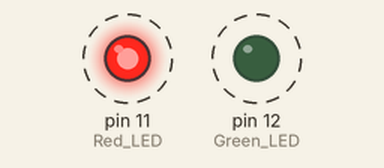
Simulated run of this sketch. Board: Arduino Uno, built with avr-gcc and run on an emulated ATmega328P. On the bench: output pins drawn as LEDs (lit = HIGH). Dashed ring = blinking.

Above: at 0.12 s.
Timing chart, 0 to 4.6 s (numbered marks = the images above):
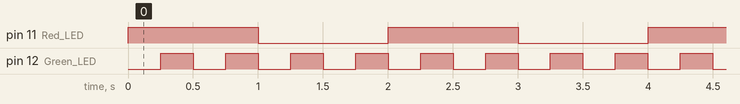

Measured:
- by itself, pin 11 (Red_LED): alternates HIGH for 1.0 s and LOW for 1.0 s
- by itself, pin 12 (Green_LED): alternates HIGH for 0.25 s and LOW for 0.25 s
- by itself, everything shown: repeats every 2.0 s, in 8 steps

The sketch:

Interrupt7-9W3.ino
```cpp
// //Interrupts Episode 7 การใช้งาน Hardware Interrupt แบบ Advanced (การเพิ่มขา Interrupt เพื่อใช้งาน)
// #define ledPin_4 4
// #define ledPin_5 5
// #define ledPin_7 7
// #define ledPin_9 9
// #define ledPin_10 10
// #define ledPin_13 13


// #define buttonPin_IRQ0 3 //แนะนำให้ใช้ขา2
// #define buttonPin_IRQ1 2 //แนะนำให้ใช้ขา3
// #define buttonPin_IRQ2 17
// #define buttonPin_IRQ4 6
// #define buttonPin_IRQ5 1
// #define buttonPin_IRQ6 0
// #define buttonPin_IRQ7 16
// #define buttonPin_IRQ9 8

// volatile bool state_4 = false;
// volatile bool state_5 = false;
// volatile bool state_7 = false;
// volatile bool state_9 = false;
// volatile bool state_10 = false;
// volatile bool state_13 = false;

// volatile int prev_time = 0;

// void setup() {
//   pinMode(ledPin_4, OUTPUT);
//   pinMode(ledPin_5, OUTPUT);
//   pinMode(ledPin_7, OUTPUT);
//   pinMode(ledPin_9, OUTPUT);
//   pinMode(ledPin_10, OUTPUT);
//   pinMode(ledPin_13, OUTPUT);

//   pinMode(buttonPin_IRQ0, INPUT);
//   pinMode(buttonPin_IRQ1, INPUT);
//   pinMode(buttonPin_IRQ2, INPUT);
//   pinMode(buttonPin_IRQ4, INPUT);
//   pinMode(buttonPin_IRQ5, INPUT);
//   pinMode(buttonPin_IRQ6, INPUT);
//   pinMode(buttonPin_IRQ7, INPUT);
//   pinMode(buttonPin_IRQ9, INPUT);

//   digitalWrite(ledPin_4, LOW);
//   digitalWrite(ledPin_5, LOW);
//   digitalWrite(ledPin_7, LOW);
//   digitalWrite(ledPin_9, LOW);
//   digitalWrite(ledPin_10, LOW);
//   digitalWrite(ledPin_13, LOW);

//   attachInterrupt(digitalPinToInterrupt(buttonPin_IRQ0), ISR_IRQ0, LOW);
//   attachInterrupt(digitalPinToInterrupt(buttonPin_IRQ1), ISR_IRQ1, LOW);
//   attachInterrupt(digitalPinToInterrupt(buttonPin_IRQ2), ISR_IRQ2, LOW);
//   attachInterrupt(digitalPinToInterrupt(buttonPin_IRQ4), ISR_IRQ4, LOW);
//   attachInterrupt(digitalPinToInterrupt(buttonPin_IRQ5), ISR_IRQ5, LOW);
//   attachInterrupt(digitalPinToInterrupt(buttonPin_IRQ6), ISR_IRQ6, LOW);
//   attachInterrupt(digitalPinToInterrupt(buttonPin_IRQ7), ISR_IRQ7, LOW);
//   attachInterrupt(digitalPinToInterrupt(buttonPin_IRQ9), ISR_IRQ9, LOW);

// }

// void ISR_IRQ0(){
//   if(millis() - prev_time >= 250){
//     prev_time = millis(); //debouce
//     state_4 = !state_4; //กลับบิต
//     digitalWrite(ledPin_4, state_4);
//   }
// }

// void ISR_IRQ1(){
//   if(millis() - prev_time >= 250){
//     prev_time = millis();
//     state_5 = !state_5;
//     digitalWrite(ledPin_5, state_5);
//   }
// }

// void ISR_IRQ2(){
//   if(millis() - prev_time >= 250){
//     prev_time = millis();
//     state_7 = !state_7;
//     digitalWrite(ledPin_7, state_7);
//   }
// }

// void ISR_IRQ4(){
//   if(millis() - prev_time >= 250){
//     prev_time = millis();
//     state_9 = !state_9;
//     digitalWrite(ledPin_9, state_9);
//   }
// }

// void ISR_IRQ5(){
//   if(millis() - prev_time >= 250){
//     prev_time = millis();
//     state_10 = !state_10;
//     digitalWrite(ledPin_10, state_10);
//   }
// }

// void ISR_IRQ6(){
//   if(millis() - prev_time >= 250){
//     prev_time = millis();
//     state_13 = !state_13;
//     digitalWrite(ledPin_13, state_13);
//   }
// }

// void ISR_IRQ7(){ //LED ทั้งหมดติดหมด
//   if(millis() - prev_time >= 250){
//     prev_time = millis();
//     digitalWrite(ledPin_4, HIGH);
//     digitalWrite(ledPin_5, HIGH);
//     digitalWrite(ledPin_7, HIGH);
//     digitalWrite(ledPin_9, HIGH);
//     digitalWrite(ledPin_10, HIGH);
//     digitalWrite(ledPin_13, HIGH);
//   }
// }

// void ISR_IRQ9(){ //LED ทั้งหมดดับหมด
//   if(millis() - prev_time >= 250){
//     prev_time = millis();
//     digitalWrite(ledPin_4, LOW);
//     digitalWrite(ledPin_5, LOW);
//     digitalWrite(ledPin_7, LOW);
//     digitalWrite(ledPin_9, LOW);
//     digitalWrite(ledPin_10, LOW);
//     digitalWrite(ledPin_13, LOW);
//   }
// }

// void loop() {

// }


//Interrupts Episode 8 การใช้งาน Software Interrupt
/*ไม่ต้องกังวลเรื่อง debouce, การทำงานใน mode ต่างๆ*/


//Interrupts Episode 9 การใช้งาน Software Interrupt เพื่อควบคุมการทำงานติดดับของ LED จากการทำงานหลัก
// /*timer1 ไปทำงานในลูป จับเวลาการทำงานของ interrupt
// 1,000,000 = 1 s, 500,000 = 0.5 s*/

#include "TimerOne.h"

#define Green_LED 12 //ทำงานในฟังก์ชัน interrupt ถูกขัดจังหวะด้วยซอฟแวร์->LED ทำงาน 1/4 s = 0.25 ms
#define Red_LED 11 //ทำงานในฟังก์ชัน loop ติด-ดับ LED อย่างละ 1 s

volatile bool state = false;


void setup() {
  pinMode(Green_LED, OUTPUT);
  pinMode(Red_LED, OUTPUT);

  digitalWrite(Green_LED,LOW);
  digitalWrite(Red_LED,LOW);

  Timer1.initialize(250000); //1/4s
  Timer1.attachInterrupt(Doamon);

}

void Doamon(){
  state = !state;
  digitalWrite(Green_LED, state);
}

void loop(){
  digitalWrite(Red_LED, HIGH);
  delay(1000);

  digitalWrite(Red_LED, LOW);
  delay(1000);
}
```
